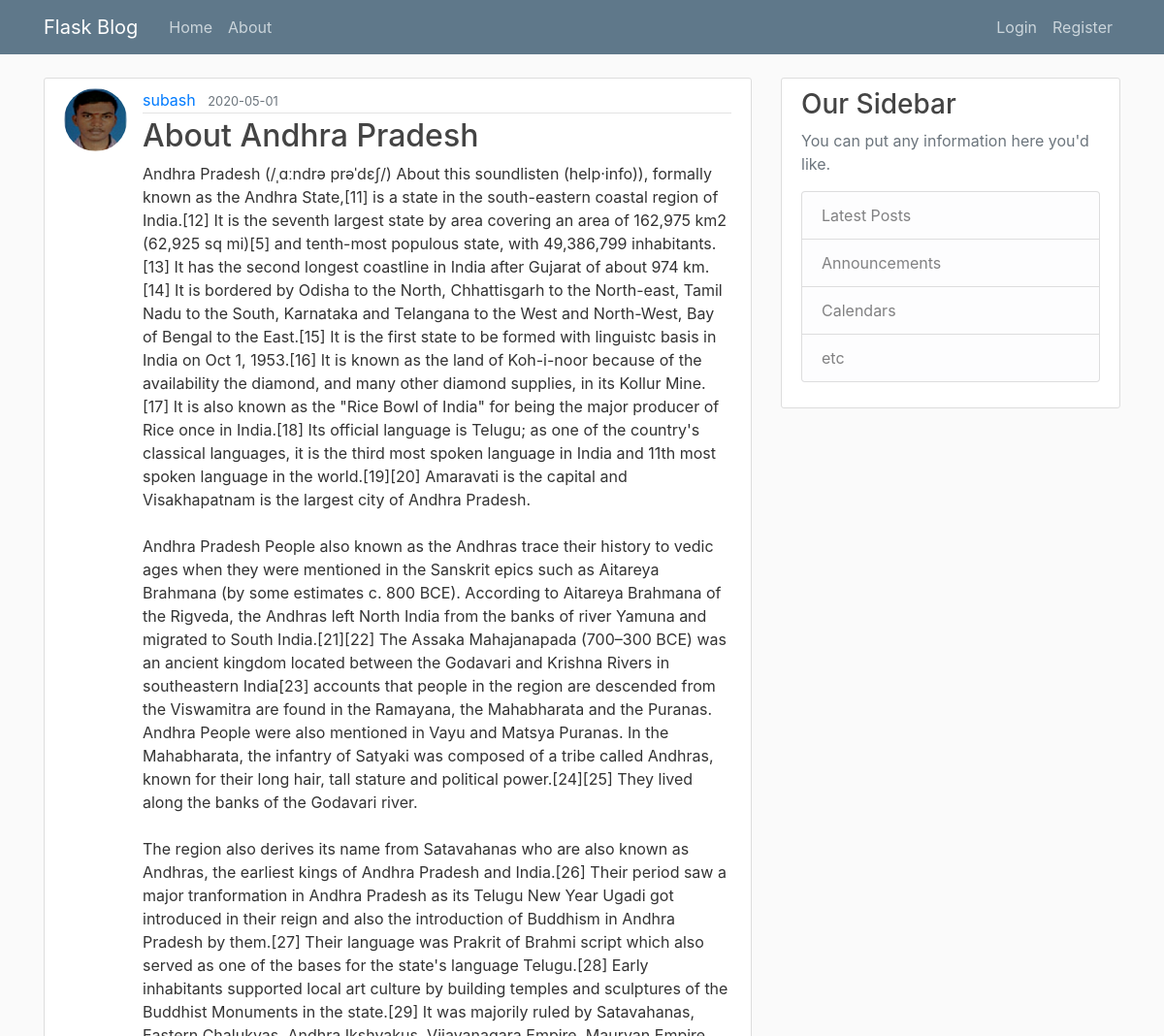
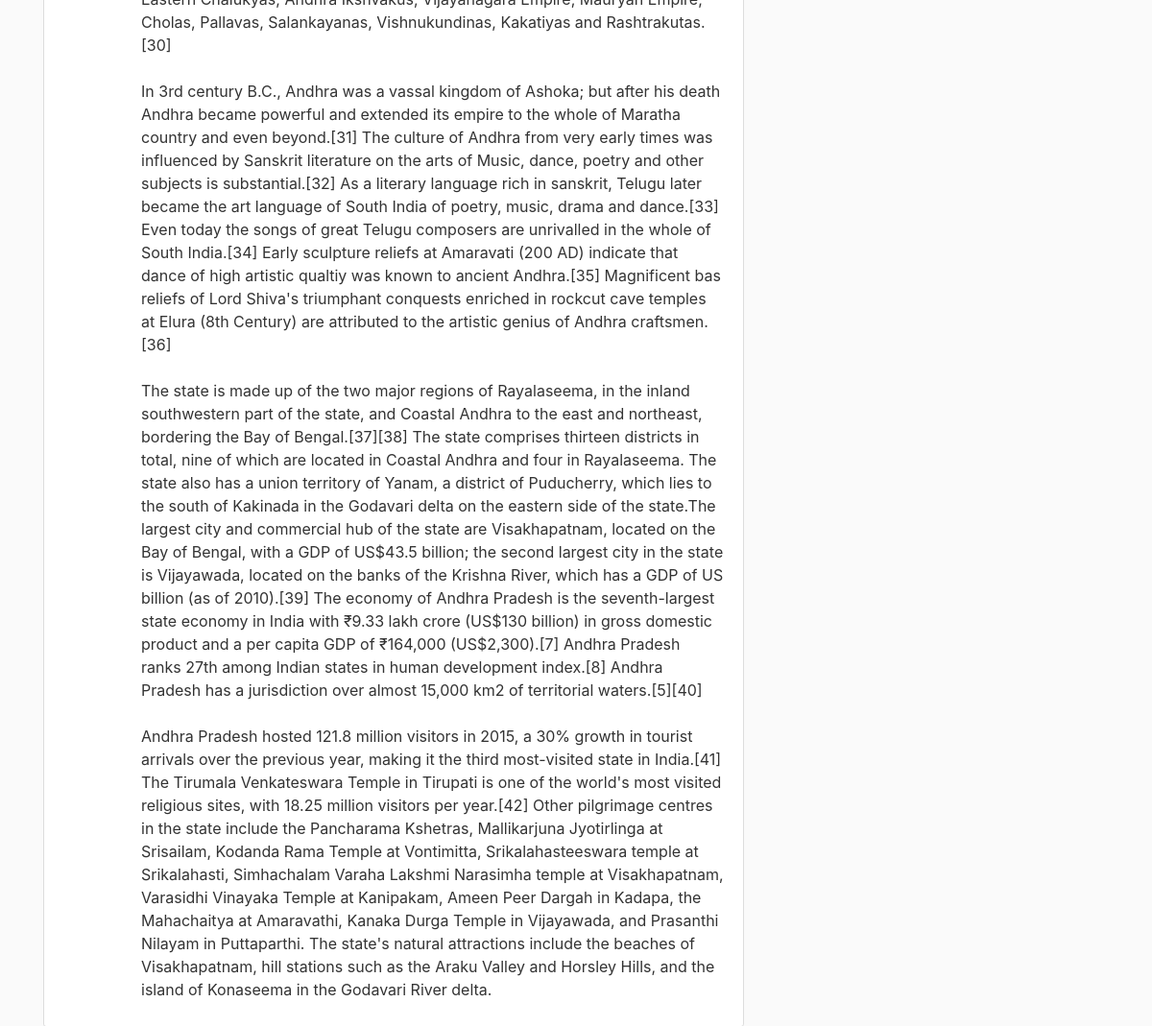
The page /post/5 on the database its author committed (2 pictures, top to bottom).
### flaskblog/models.py (models this page shows, shortened)
class User(db.Model, UserMixin):
	id=db.Column(db.Integer, primary_key=True)
	username=db.Column(db.String(20), unique=True,nullable=False)
	email = db.Column(db.String(120), unique=True, nullable=False)
	image_file = db.Column(db.String(20), nullable=False, default='default.jpg')
	password=db.Column(db.String(60), nullable=False)
	posts=db.relationship('Post', backref='author',lazy=True)

class Post(db.Model):
	id=db.Column(db.Integer, primary_key=True)
	title=db.Column(db.String(100), nullable=False)
	date_posted=db.Column(db.DateTime, nullable=False, default=datetime.utcnow)
	content=db.Column(db.Text, nullable=False)
	user_id=db.Column(db.Integer, db.ForeignKey('user.id'), nullable=False)

### flaskblog/posts/routes.py (the view)
@posts.route("/post/<int:post_id>")
def post(post_id):
	post = Post.query.get_or_404(post_id)
	return render_template('post.html', title=post.title, post=post)

### flaskblog/templates/post.html (shortened to what this page needs)
{% extends "layout.html" %}
{% block content %}
		<article class="media content-section">
      <img  class= "rounded-circle article-img" src="{{ url_for('static', filename='profile_pics/'+ post.author.image_file) }}">
  			<div class="media-body">
    			<div class="article-metadata">
      				<a class="mr-2" href="{{ url_for('users.user_posts', username=post.author.username)}}">{{ post.author.username }}</a>
      				<small class="text-muted">{{ post.date_posted.strftime('%Y-%m-%d') }}</small>
    			</div>
    			<h2 class="article-title">{{ post.title }}</h2>
    			<p class="article-content">{{ post.content }}</p>
  			</div>
		</article>
{% endblock content %}

### flaskblog/static/main.css (style rules this page uses)
body { background: #fafafa; color: #333333; margin-top: 5rem; }
h1, h2, h3, h4, h5, h6 { color: #444444; }
.content-section { background: #ffffff; padding: 10px 20px; border: 1px solid #dddddd; border-radius: 3px; margin-bottom: 20px; }
.article-title { color: #444444; }
.article-content { white-space: pre-line; }
.article-img { height: 65px; width: 65px; margin-right: 16px; }
.article-metadata { padding-bottom: 1px; margin-bottom: 4px; border-bottom: 1px solid #e3e3e3 }

### rows shown on the page
User: image_file (picture), author.username "subash"
Post: date_posted "2020-05-01", title "About Andhra Pradesh", content "Andhra Pradesh (/ˌɑːndrə prəˈdɛʃ/) About this soundlisten (help·info)), formally known as the Andhra State,[11] is a state in the south-eastern coastal region of India.[12] It is the seventh largest state by area covering an area of 162,975 km2 (62,925 sq mi)[5] and tenth-most populous state, with 49,386,799 inhabitants.[13] It has the second longest coastline in India after Gujarat of about 974 km.[14] It is bordered by Odisha to the North, Chhattisgarh to the North-east, Tamil Nadu to the South, Karnataka and Telangana to the West and North-West, Bay of Bengal to the East.[15] It is the first state to be formed with linguistc basis in India on Oct 1, 1953.[16] It is known as the land of…"
